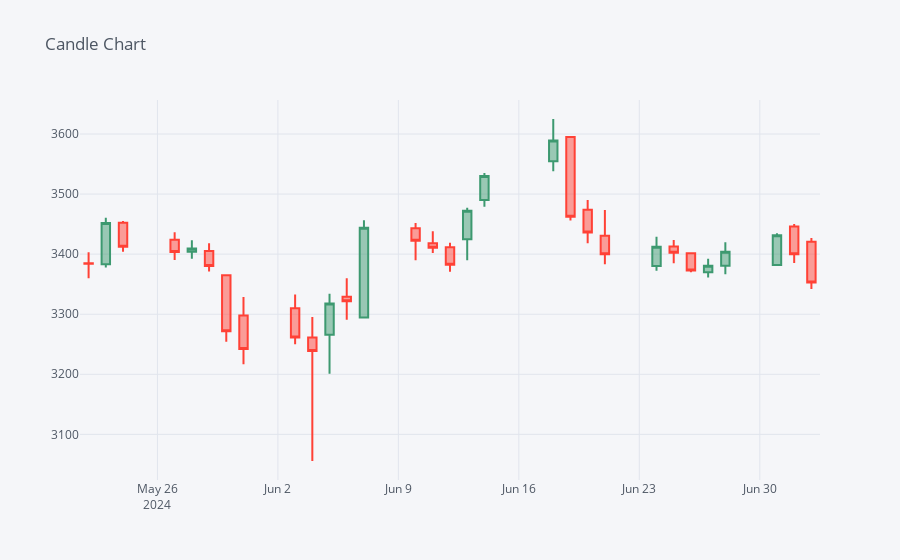

The code cell stored with this chart in its notebook:
### Markdown cell above
Plotting Candlestick
Next, we'll plot an interactive candlestick chart.

### Code cell
df[-30:].iplot(kind='candle', title='Candle Chart')

### Figure 1 — Plotly figure (JSON) as saved in the notebook; plotly's stock layout.template omitted (floating-point values rounded to 4 significant figures)
{"data": [{"close": [3384.0, 3452.0, 3412.0, 3403.0, 3409.0, 3380.0, 3272.0, 3242.0, 3261.0, 3239.0, 3318.0, 3322.0, 3444.0, 3422.0, 3411.0, 3382.0, 3472.0, 3530.0, 3589, 3462.0, 3436.0, 3400.0, 3412.0, 3402.0, 3373.0, 3381.0, 3404.0, 3431.0, 3400.0, 3353.0], "high": [3403.0, 3460.0, 3455.0, 3436.0, 3423, 3418, 3365, 3329.0, 3333.0, 3295.0, 3334, 3360, 3457.0, 3452, 3438.0, 3419.0, 3477.0, 3535, 3625, 3595, 3490, 3474.0, 3429, 3423.0, 3402.0, 3392.0, 3420.0, 3435, 3450, 3427.0], "low": [3360, 3378.0, 3404.0, 3390.0, 3392.0, 3371.0, 3254, 3217.0, 3250, 3056.0, 3201.0, 3291.0, 3294.0, 3390, 3402.0, 3371.0, 3390, 3479, 3538, 3456, 3418.0, 3383.0, 3372.0, 3385.0, 3370, 3361.0, 3366.0, 3382.0, 3385.0, 3342.0], "open": [3385.0, 3383, 3452.0, 3424.0, 3404, 3405.0, 3365, 3298, 3310, 3261.0, 3266, 3329, 3294.0, 3443, 3418.0, 3411.0, 3425.0, 3490, 3555.0, 3595, 3474, 3431.0, 3380.0, 3413.0, 3402.0, 3370, 3381.0, 3382, 3446, 3421.0], "showlegend": false, "type": "candlestick", "x": ["2024-05-22", "2024-05-23", "2024-05-24", "2024-05-27", "2024-05-28", "2024-05-29", "2024-05-30", "2024-05-31", "2024-06-03", "2024-06-04", "2024-06-05", "2024-06-06", "2024-06-07", "2024-06-10", "2024-06-11", "2024-06-12", "2024-06-13", "2024-06-14", "2024-06-18", "2024-06-19", "2024-06-20", "2024-06-21", "2024-06-24", "2024-06-25", "2024-06-26", "2024-06-27", "2024-06-28", "2024-07-01", "2024-07-02", "2024-07-03"], "yaxis": "y2"}], "layout": {"legend": {"bgcolor": "#F5F6F9", "font": {"color": "#4D5663"}}, "paper_bgcolor": "#F5F6F9", "plot_bgcolor": "#F5F6F9", "title": {"font": {"color": "#4D5663"}, "text": "Candle Chart"}, "xaxis": {"gridcolor": "#E1E5ED", "rangeslider": {"visible": false}, "showgrid": true, "tickfont": {"color": "#4D5663"}, "title": {"font": {"color": "#4D5663"}, "text": ""}, "zerolinecolor": "#E1E5ED"}, "yaxis": {"gridcolor": "#E1E5ED", "showgrid": true, "showticklabels": false, "tickfont": {"color": "#4D5663"}, "title": {"font": {"color": "#4D5663"}, "text": ""}, "zerolinecolor": "#E1E5ED"}, "yaxis2": {"gridcolor": "#E1E5ED", "showgrid": true, "tickfont": {"color": "#4D5663"}, "title": {"font": {"color": "#4D5663"}, "text": ""}, "zerolinecolor": "#E1E5ED"}}}
